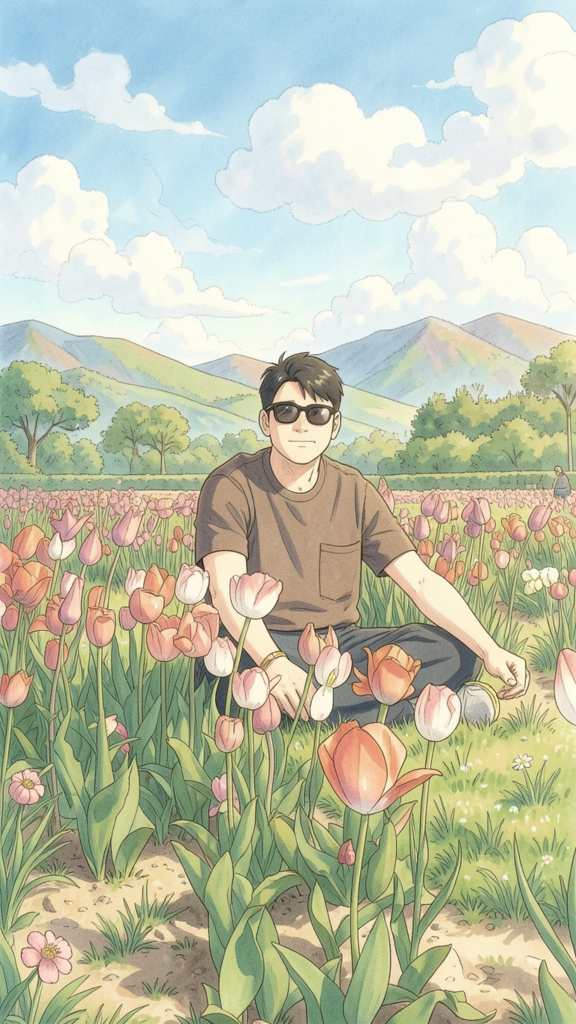
#> input picture assets/source-photo.jpg, 1152 x 2048 px (shown at 1/2 size)
$ python 05_fix_mcp_logo.py ../assets/source-photo.jpg ../assets/source-red-shirt.png
#> lines starting #> are read from the running program, lines starting #| are printed output that depends on the picture; after the words box and inside, x2 and y2 are one past the last pixel; in counts of white or black regions, pixels touching at a corner belong together
"""mcp.webp has a baked-in solid white background (no alpha channel), which
shows as a white box when crossfaded over the dark banner. Key out
near-white pixels to transparent so it composites cleanly on both themes.

Usage: python 05_fix_mcp_logo.py <source.webp> <out.png>
"""
import sys

import numpy as np
from PIL import Image

WHITE_THRESHOLD = 235


def fix(source_path: str, out_path: str) -> None:
#> called with source_path = '../assets/source-photo.jpg', out_path = '../assets/source-red-shirt.png'
    img = Image.open(source_path).convert("RGB")
#> img is the input picture: PIL image 1152x2048 RGB; mean R, G, B 189.6, 194.1, 171.1
    arr = np.array(img)
    is_white = np.all(arr > WHITE_THRESHOLD, axis=-1)
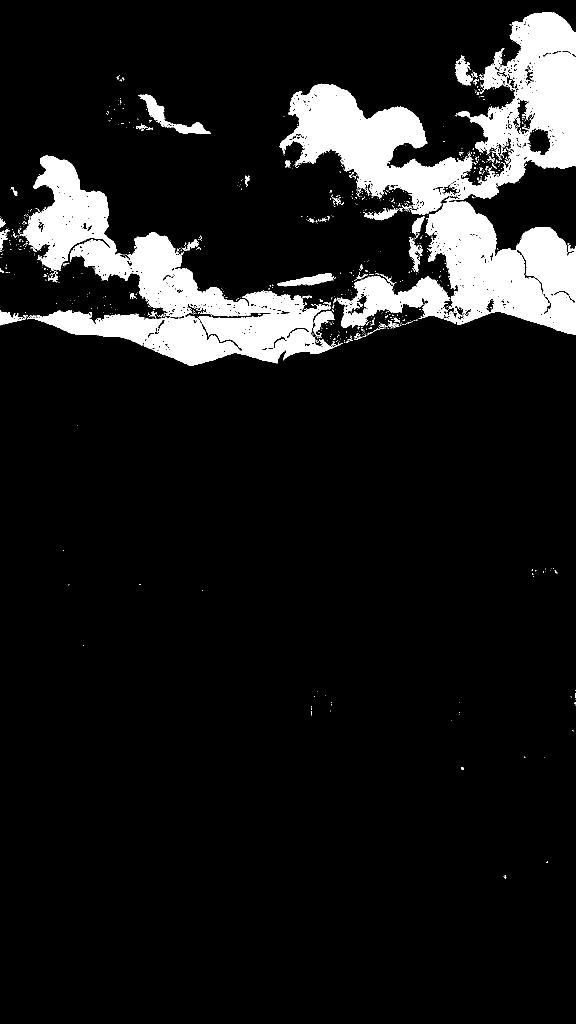
#> is_white: shape (2048, 1152) bool (shown at 1/2 size); 10.3% white; 903 white regions (841 under 20 px), largest, box (x1, y1, x2, y2) and area: (559, 24, 1152, 670) 145905, (40, 311, 686, 732) 83244, (278, 188, 420, 268) 2534
    alpha = np.where(is_white, 0, 255).astype(np.uint8)
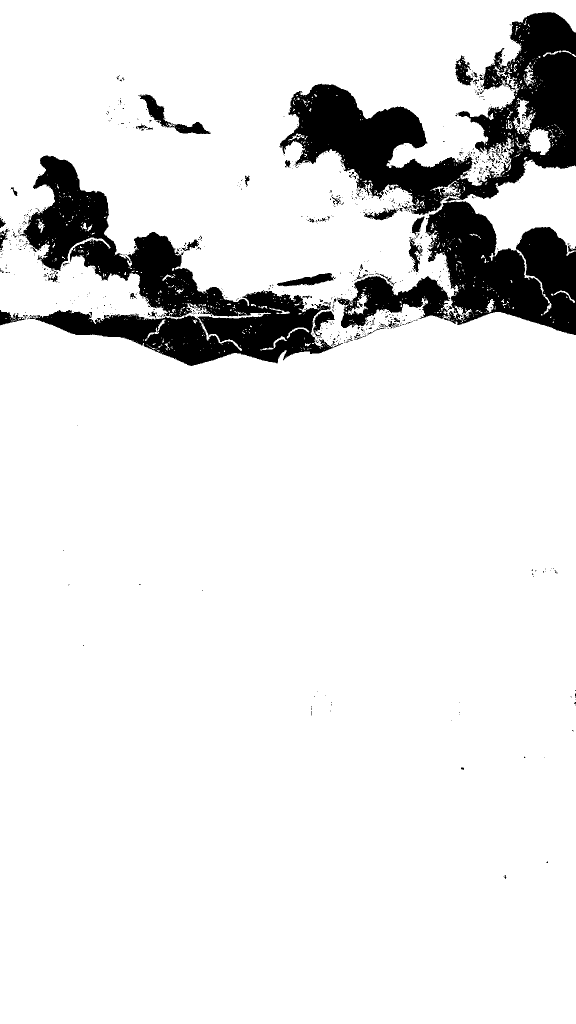
#> alpha: shape (2048, 1152) (shown at 1/2 size); 89.7% white; 903 black regions (841 under 20 px), largest, box (x1, y1, x2, y2) and area: (559, 24, 1152, 670) 145905, (40, 311, 686, 732) 83244, (278, 188, 420, 268) 2534
    rgba = np.dstack([arr, alpha])
    Image.fromarray(rgba, mode="RGBA").save(out_path)
    print(f"wrote {out_path}")


if __name__ == "__main__":
    fix(sys.argv[1], sys.argv[2])
